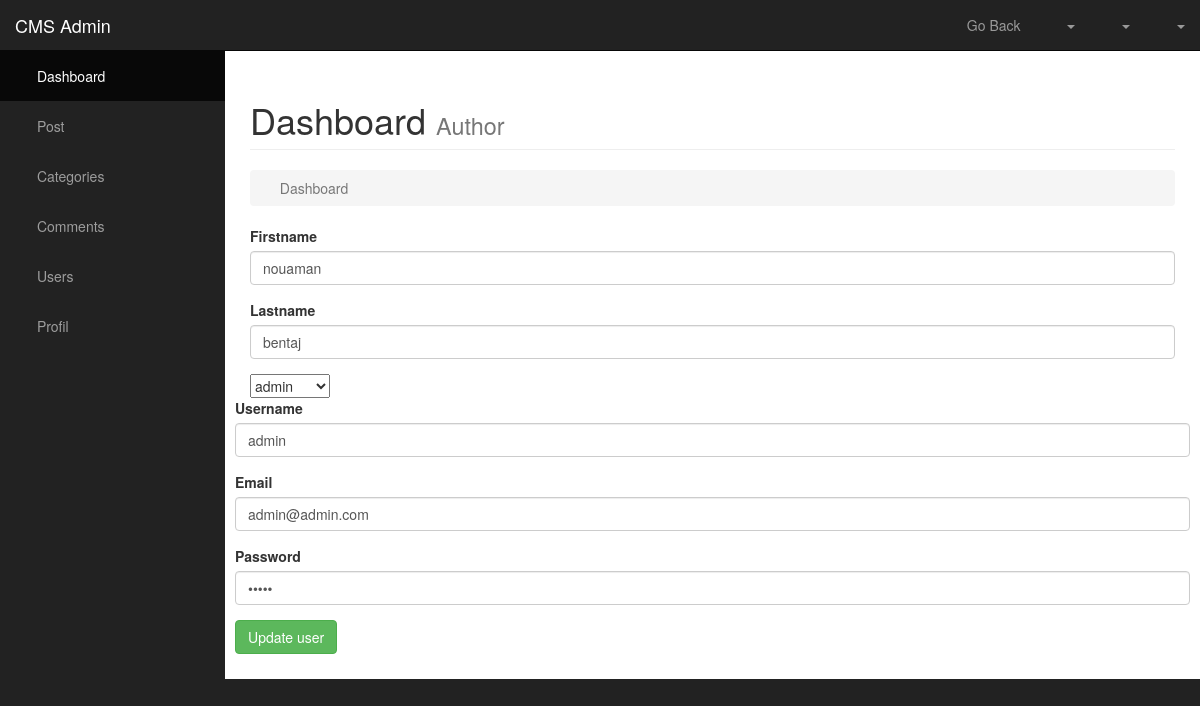
The app's page /admin/users.php?source=edit_user&edit_user=1 with its own data.
### tables this page shows
CREATE TABLE IF NOT EXISTS `users` (
  `user_id` int(11) NOT NULL AUTO_INCREMENT,
  `username` varchar(255) NOT NULL,
  `user_password` varchar(255) NOT NULL,
  `user_firstname` varchar(255) NOT NULL,
  `user_lastname` varchar(255) NOT NULL,
  `user_email` varchar(255) NOT NULL,
  `user_image` varchar(1000) NOT NULL,
  `user_role` varchar(255) NOT NULL,
  `randsalt` varchar(255) NOT NULL DEFAULT '$2y$10$iusesomecrazystrings22',
  PRIMARY KEY (`user_id`)
);

### admin/includes/edit_user.php (the view, shortened to what this page needs)
<?php
if (isset($_GET['edit_user'])) {
	$the_user_id = $_GET['edit_user'];
	 $query = "SELECT * FROM users WHERE user_id = $the_user_id ";
    $select_users_query = mysqli_query($connection, $query);
 while ($row = mysqli_fetch_assoc($select_users_query)) {
            $username        = $row['username'];
            $user_password   = $row['user_password'];
            $user_firstname  = $row['user_firstname'];
            $user_lastname   = $row['user_lastname'];
            $user_email      = $row['user_email'];
            $user_role       = $row['user_role'];
   }
}
 ?>
<form action="" method="POST" enctype="multipart/form-data">
<div class="form-group">
<label for="firstname">Firstname</label>
<input type="text" class="form-control" name="user_firstname" value="<?php echo $user_firstname; ?>">
</div>
<div class="form-group">
<label for="lastname">Lastname</label>
<input type="text" class="form-control" name="user_lastname" value="<?php echo $user_lastname; ?>">
</div>
<select name="user_role" id="">
<option value='subscriber'><?php echo $user_role; ?></option>
</select>
</div>
<div class="form-group">
<label for="username">Username</label>
<input type="text" class="form-control" name="username" value="<?php echo $username; ?>">
</div>
<div class="form-group">
<label for="email">Email</label>
<input type="email" class="form-control" name="user_email" value="<?php echo $user_email; ?>">
</div>
<div class="form-group">
<label for="password">Password</label>
<input type="password" class="form-control" name="user_password" value="<?php echo $user_password; ?>">
</div>
<div class="form-group">
<input type="submit" class="btn btn-success" name="edit_user" value="Update user">
</div>

### css/sb-admin.css (style rules this page uses)
body { margin-top: 100px; background-color: #222; }
@media (min-width:768px) { body { margin-top: 50px; } }

### records on screen
users: user_firstname "nouaman", user_lastname "bentaj", user_role "admin", username "admin", user_email "admin@admin.com"
